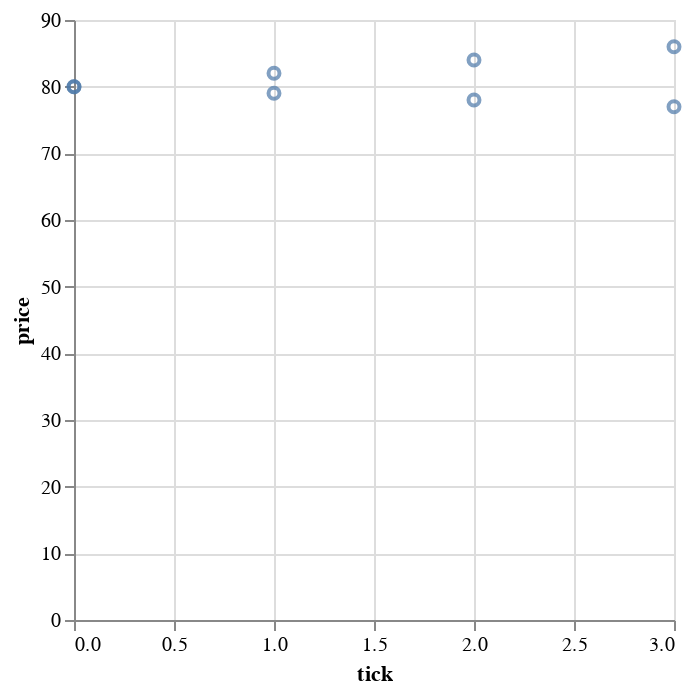

The code cell stored with this chart in its notebook:
### Code cell
alt.Chart(markets).mark_point().encode(x="tick:Q", y="price:Q")

### Figure 1 — Vega-Lite specification as saved in the notebook (floating-point values rounded to 4 significant figures)
{"config": {"view": {"continuousWidth": 300, "continuousHeight": 300}}, "data": {"name": "data-0fc04b17dc71d87434af1a1c1c286c46"}, "mark": {"type": "point"}, "encoding": {"x": {"field": "tick", "type": "quantitative"}, "y": {"field": "price", "type": "quantitative"}}, "$schema": "https://vega.github.io/schema/vega-lite/v5.8.0.json", "datasets": {"data-0fc04b17dc71d87434af1a1c1c286c46": [{"consumption": 30.0, "good": "Wheat", "port": "Rome", "price": 80.0, "production": 20.0, "supply": 100.0, "tick": 0}, {"consumption": 20.0, "good": "Wheat", "port": "Genoa", "price": 80.0, "production": 25.0, "supply": 100.0, "tick": 0}, {"consumption": 20.0, "good": "Wheat", "port": "Genoa", "price": 79.0, "production": 25.0, "supply": 105.0, "tick": 1}, {"consumption": 30.0, "good": "Wheat", "port": "Rome", "price": 82.0, "production": 20.0, "supply": 90.0, "tick": 1}, {"consumption": 20.0, "good": "Wheat", "port": "Genoa", "price": 78.0, "production": 25.0, "supply": 110.0, "tick": 2}, {"consumption": 30.0, "good": "Wheat", "port": "Rome", "price": 84.0, "production": 20.0, "supply": 80.0, "tick": 2}, {"consumption": 20.0, "good": "Wheat", "port": "Genoa", "price": 77.0, "production": 25.0, "supply": 115.0, "tick": 3}, {"consumption": 30.0, "good": "Wheat", "port": "Rome", "price": 86.0, "production": 20.0, "supply": 70.0, "tick": 3}]}}
